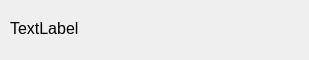
<?xml version="1.0" encoding="UTF-8"?>
<ui version="4.0">
 <class>Form</class>
 <widget class="QWidget" name="Form">
  <property name="geometry">
   <rect>
    <x>0</x>
    <y>0</y>
    <width>309</width>
    <height>60</height>
   </rect>
  </property>
  <property name="windowTitle">
   <string>Form</string>
  </property>
  <widget class="QLabel" name="name_label">
   <property name="geometry">
    <rect>
     <x>10</x>
     <y>20</y>
     <width>171</width>
     <height>16</height>
    </rect>
   </property>
   <property name="font">
    <font>
     <pointsize>12</pointsize>
    </font>
   </property>
   <property name="text">
    <string>TextLabel</string>
   </property>
  </widget>
 </widget>
 <resources/>
 <connections/>
</ui>
